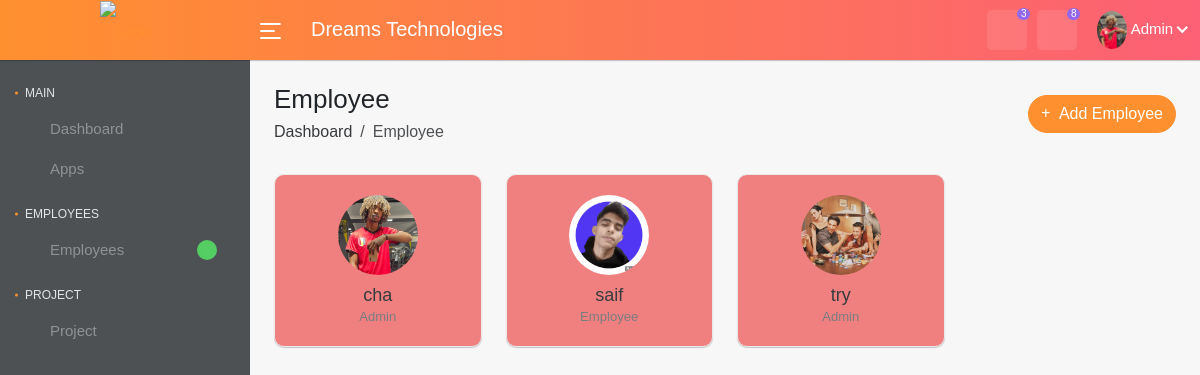
Screenshot of /employees.html (signed in) with the database file from the repository.
### center/models.py (models this page shows, shortened)
class User(AbstractUser):
    id= models.AutoField(primary_key=True)
    GENDER_CHOICES = [
        ('Masculin', 'Masculin'),
        ('Féminin', 'Féminin'),
    ]
    status_choices = [
        ('Active', 'Active'),
        ('Inactive', 'Inactive'),
    ]
    iposte = [
       ('Admin', 'Admin'),
       ('Employee', 'Employee'),
    ]
    s_type =[
        ('Hourly','Hourly'),
        ('Daily','Daily'),
        ('Weekly','Weekly'),
        ('Monthly','Monthly'),
    ]
    p_type =[
        ('Bank transfer','Bank transfer'),
        ('Check','Check'),
        ('Cash','Cash'),
    ]
    telephone = models.CharField(max_length=20,blank=True,null=True)
    image = models.ImageField(upload_to='images/')
    adresse = models.CharField(max_length=20,blank=True,null=True)
    Bank_name = models.CharField(max_length=20,blank=True,null=True)
    salair_type =models.CharField(max_length=80, choices=s_type, blank=True, null=True)
    salair_month=models.CharField(max_length=20,blank=True,null=True)
    Payment_type=models.CharField(max_length=80, choices=p_type, blank=True, null=True)
    nationality = models.CharField(max_length=20,blank=True,null=True)
    email = models.CharField(max_length=50,blank=True,null=True)
    city = models.CharField(max_length=100, blank=True, null=True)
    passport = models.CharField(max_length=20)
    cin = models.CharField(max_length=20)
    date_birthday = models.DateField(blank=True, null=True)
    poste = models.CharField(max_length=80, choices=iposte, blank=True,default='employee', null=True)
    status = models.CharField(max_length=8, choices=status_choices, blank=True, null=True,default='Inactive')
    gender = models.CharField(max_length=8, choices=GENDER_CHOICES, blank=True, null=True)
    created_at = models.DateTimeField(auto_now_add=True,verbose_name='Created At')
    def is_last_login_recent(self):
        last_login_time = self.last_login
        if not last_login_time:
            return False
        current_time = timezone.now()
        time_difference = current_time - last_login_time
        recent_threshold = timedelta(minutes=30)
        return time_difference <= recent_threshold
    def status_as_points(self, *args, **kwargs):
        if self.is_last_login_recent():
            self.status='Active'
            super().save(*args, **kwargs)
            return 'Active'
        else:
            self.status='Inactive'
            super().save(*args, **kwargs)
            return 'Inactive'

### center/views.py (the view)
# urls.py: path('employees.html',views.employ,name='emply'),
@login_required
def employ(request):
    employee_with_id_3 = User.objects.get(id=request.user.id)
    employee = User.objects.all()
    context={
        'employee':employee,
        'employee_with_id_3':employee_with_id_3,
    }
    return render(request, "center/employees.html",context)

### center/templates/center/employees.html (shortened to what this page needs)
{% load static %}
<!DOCTYPE html>
<html lang="en" data-layout="vertical" data-topbar="orange" data-sidebar="orange" data-sidebar-size="lg" data-sidebar-image="none">
<head>
<link rel="stylesheet" href="{% static 'center/css/bootstrap.min.css' %}">
<link rel="stylesheet" href="{% static 'center/plugins/fontawesome/css/fontawesome.min.css' %}">
<link rel="stylesheet" href="{% static 'center/plugins/fontawesome/css/all.min.css'%}">
<link rel="stylesheet" href="{% static 'center/css/line-awesome.min.css'%}">
<link rel="stylesheet" href="{% static 'center/css/material.css'%}">
<link rel="stylesheet" href="{% static 'center/plugins/morris/morris.css'%}">
<link rel="stylesheet" href="{% static 'center/css/style.css' %}">
<body>
  <div class="main-wrapper">
    <div class="header">
      <div class="header-left">
        <a href="admin-dashboard.html" class="logo">
          <img src="{% static 'center\img\assets\WhatsApp_Image_2024-02-23_at_03.10.17__2_-removebg-preview.png'%}"  width="60" height="60" alt="Logo">
        </a>
      </div>
      <a id="toggle_btn" href="javascript:void(0);">
        <span class="bar-icon">
          <span></span>
          <span></span>
          <span></span>
        </span>
      </a>
      <div class="page-title-box">
        <h3>Dreams Technologies</h3>
      </div>
      <ul class="nav user-menu">
        <li class="nav-item dropdown">
          <a
            href="#"
            class="dropdown-toggle nav-link"
            data-bs-toggle="dropdown"
          >
            <i class="fa-regular fa-bell"></i>
            <span class="badge rounded-pill">3</span>
          </a>
        </li>
        <li class="nav-item dropdown">
          <a
            href="#"
            class="dropdown-toggle nav-link"
            data-bs-toggle="dropdown"
          >
            <i class="fa-regular fa-comment"></i>
            <span class="badge rounded-pill">8</span>
          </a>
        </li>
        <li class="nav-item dropdown has-arrow main-drop">
          <a
            href="#"
            class="dropdown-toggle nav-link"
            data-bs-toggle="dropdown"
          >
          <span class="user-img"><img src="{{ employee_with_id_3.image.url }}" alt="Employee Image">
            <span>Admin</span>
          </a>
        </li>
      </ul>
    </div>
    <div class="sidebar" id="sidebar">
      <div class="sidebar-inner slimscroll">
      <div id="sidebar-menu" class="sidebar-menu">
      <ul class="sidebar-vertical">
      <li class="menu-title">
      <span>Main</span>
      </li>
      <li class="submenu">
      <a href="#"><i class="la la-dashcube"></i> <span> Dashboard</span> <span class="menu-arrow"></span></a>
      </li>
      <li class="submenu">
      <a href="#"><i class="la la-cube"></i> <span> Apps</span> <span class="menu-arrow"></span></a>
      </li>
      <li class="menu-title">
      <span>Employees</span>
      </li>
      <li class="submenu">
      <a href="#" class="noti-dot"><i class="la la-user"></i> <span> Employees</span> <span class="menu-arrow"></span></a>
      </li>
      <li class="menu-title">
          <span>Project</span>
          </li>
          <li>
          <a href="project.html"><i class="la la-rocket"></i> <span> Project </span></a>
          </li>
      </ul>
      </div>
      </div>
      </div>
    <div class="page-wrapper">
      <div class="content container-fluid pb-0">
        <div class="page-header">
          <div class="row align-items-center">
            <div class="col">
              <h3 class="page-title">Employee</h3>
              <ul class="breadcrumb">
                <li class="breadcrumb-item">
                  <a href="admin-dashboard.html">Dashboard</a>
                </li>
                <li class="breadcrumb-item active">Employee</li>
              </ul>
            </div>
            <div class="col-auto float-end ms-auto">
              <a
                href="#"
                class="btn add-btn"
                data-bs-toggle="modal"
                data-bs-target="#add_employee"
                ><i class="fa-solid fa-plus"></i> Add Employee</a
              >
            </div>
          </div>
        </div>
        <div class="row staff-grid-row" >
          {% for emp in employee %}
       <div class="col-md-4 col-sm-6 col-12 col-lg-4 col-xl-3"  >
        {% if emp.status_as_points == "Active" %}
        <div class="profile-widget" style="background-color: lightgreen; border-radius: 10px;">
                    {% else %}
        <div class="profile-widget" style="background-color: lightcoral; border-radius: 10px;" >
        {%endif%}
       <div class="profile-img">
       <a href="{% url 'profile'  emp.id %}" class="avatar"><img src="{{ emp.image.url }}" alt="{{ emp.username }} Image"></a>
       </div>
       <h4 class="user-name m-t-10 mb-0 text-ellipsis"><a href="profile.html">{{emp.username}}</a></h4>
       <div class="small text-muted">{{emp.poste}}</div>
       </div>
       </div>
           {% endfor %}
       </div>
     </div>
    </div>
  </div>
</body>
</html>

### rows the page displays
User: image (picture), username "cha", poste "Admin"
User: image (picture), username "saif", poste "Employee"
User: image (picture), username "try", poste "Admin"
